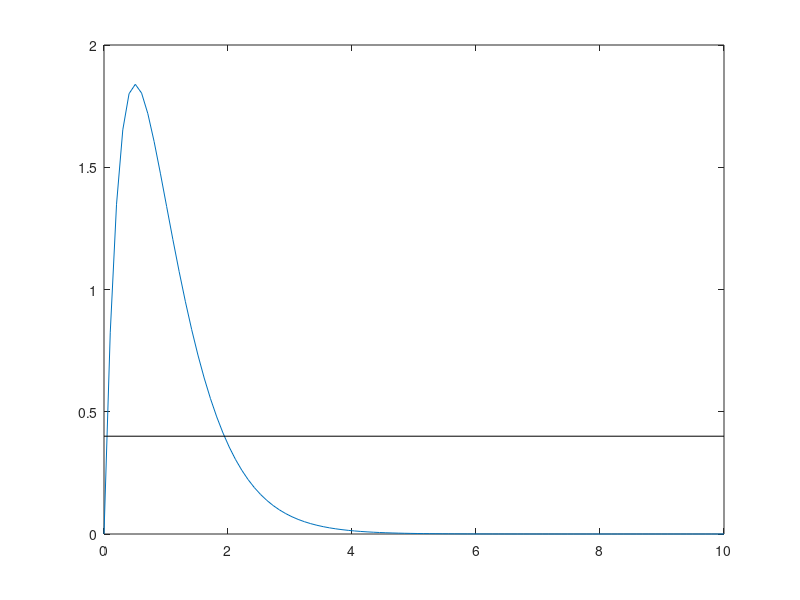

MATLAB code to generate this figure:
% Solves 10 x e^(-2x) = 4
% 10 x e^(-2x) - 4 = 0
% so 
% f(x) = 10 x e^(-2x) - 4
% f'(x) = 10 e^(-2x) + 10 x (-2) e(-2x)

% Graphing to get a rough location of the solutions
close all;
x = linspace(0, 10);
y = 10 * x .* exp(-2*x);
plot(x, y);
hold on;
plot([0, 10], [0.4, 0.4], 'k');

a = 0.1;  % first rough solution estimate
for (i = 1:10)
    fa = 10 * a .* exp(-2*a) - 0.4;
    fpa= 10 * exp(-2*a) + 10 *a * (-2) *exp(-2*a);
    c = a - fa/fpa;
    a = c;
end    
% just display the final solution
a

a = 2;  % second rough solution estimate
for (i = 1:10)
    fa = 10 * a .* exp(-2*a) - 0.4;
    fpa= 10 * exp(-2*a) + 10 *a * (-2) *exp(-2*a);
    c = a - fa/fpa;
    a = c;
end    
% just display the final solution
a

% Confirm the solutions
LHS = 10 * (0.0436)* exp(-2*0.0436)
RHS = 0.4

LHS = 10 * (1.9411)* exp(-2*1.9411)
RHS = 0.4